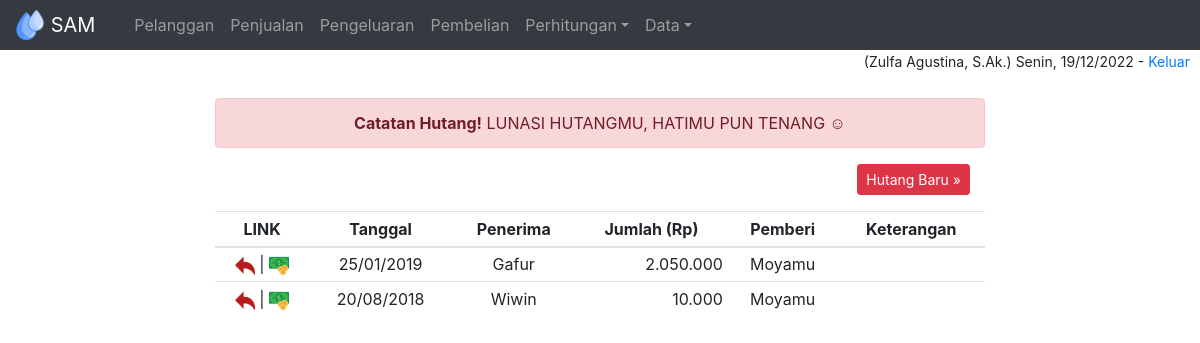
The app's page /php/htg.php (signed in) with its own data.
### tables this page shows
CREATE TABLE IF NOT EXISTS `hutang` (
  `no` int(11) NOT NULL,
  `tgl` date NOT NULL,
  `nama1` varchar(50) NOT NULL,
  `jumlah` varchar(50) NOT NULL,
  `nama2` varchar(50) NOT NULL,
  `ket` varchar(50) NOT NULL
);

### php/htg.php (the view, shortened to what this page needs)
<?php
include 'head.php';
include 'navbar.php';
?>
<main role="main" class="container col-md-8">
<div class="alert alert-danger text-center" role="alert"><b>Catatan Hutang!</b> LUNASI HUTANGMU, HATIMU PUN TENANG ☺</div>
<center>
<?php
if ($_SESSION['level']=="admin" || $_SESSION['level']=="master") {
?>
<div class="form-group col-md-12" style="text-align: right">
  <a class="btn btn-sm btn-danger" href="htgb.php" role="button">Hutang Baru &raquo;</a>
</div>
<?php
}
?>
<table class="table table-sm">
  <thead>
    <tr align="center">
      <th scope="col">LINK</th>
      <th scope="col">Tanggal</th>
      <th scope="col">Penerima</th>
      <th scope="col">Jumlah (Rp)</th>
      <th scope="col">Pemberi</th>
      <th scope="col">Keterangan</th>
    </tr>
  </thead>
  <tbody>
<?php
  $arraynomer = array();
  $query = mysql_query("SELECT *FROM hutang ORDER BY nama1") or die ('Error!!'.mysql_error());
  while ($row = mysql_fetch_array ($query)) {
    array_push($arraynomer, $row['no']);
  }
  for($i=0; $i<count($arraynomer); $i++){
    $query = mysql_query("SELECT *FROM hutang WHERE no='$arraynomer[$i]'") or die ('Error!!'.mysql_error());
    $row = mysql_fetch_array ($query);
    extract($row);
    $arr       = explode('-', $tgl);
    $tgl    = $arr[2].'/'.$arr[1].'/'.$arr[0];
    if ($_SESSION['level']=="karyawan") {
      echo "
        <tr align='center'>
          <td><a><img src='../img/htg0.png' width='20'/></a> | <a><img src='../img/money0.png' width='20'/></a></td>
          <td>".$tgl."</td>
          <td>".$nama1."</td>
          <td align='right'>".number_format($jumlah,0,",",".")."</td>
          <td>".$nama2."</td>
          <td>".$ket."</td>
        </tr>
      ";
    }else{
      echo "
        <tr align='center'>
          <td><a href='htgt.php?no=$no'><img src='../img/htg.png' width='20'/></a> | <a href='htgl.php?no=$no'><img src='../img/money.png' width='20'/></a></td>
          <td>".$tgl."</td>
          <td>".$nama1."</td>
          <td align='right'>".number_format($jumlah,0,",",".")."</td>
          <td>".$nama2."</td>
          <td>".$ket."</td>
        </tr>
      ";
    }
  }
?>
</tbody>
</table>
</center>
</main>
<?php
include 'foot.php';
?>

### css/sam.css (style rules this page uses)
html, body { height:100%; }
body { font-size: .875rem; }

### records on screen
hutang: tgl "25/01/2019", nama1 "Gafur", jumlah "2.050.000", nama2 "Moyamu"
hutang: tgl "20/08/2018", nama1 "Wiwin", jumlah "10.000", nama2 "Moyamu"

### other values on screen
$_SESSION['nama'] "Zulfa Agustina, S.Ak."
$hari "Senin"
$txttgl "19/12/2022"
